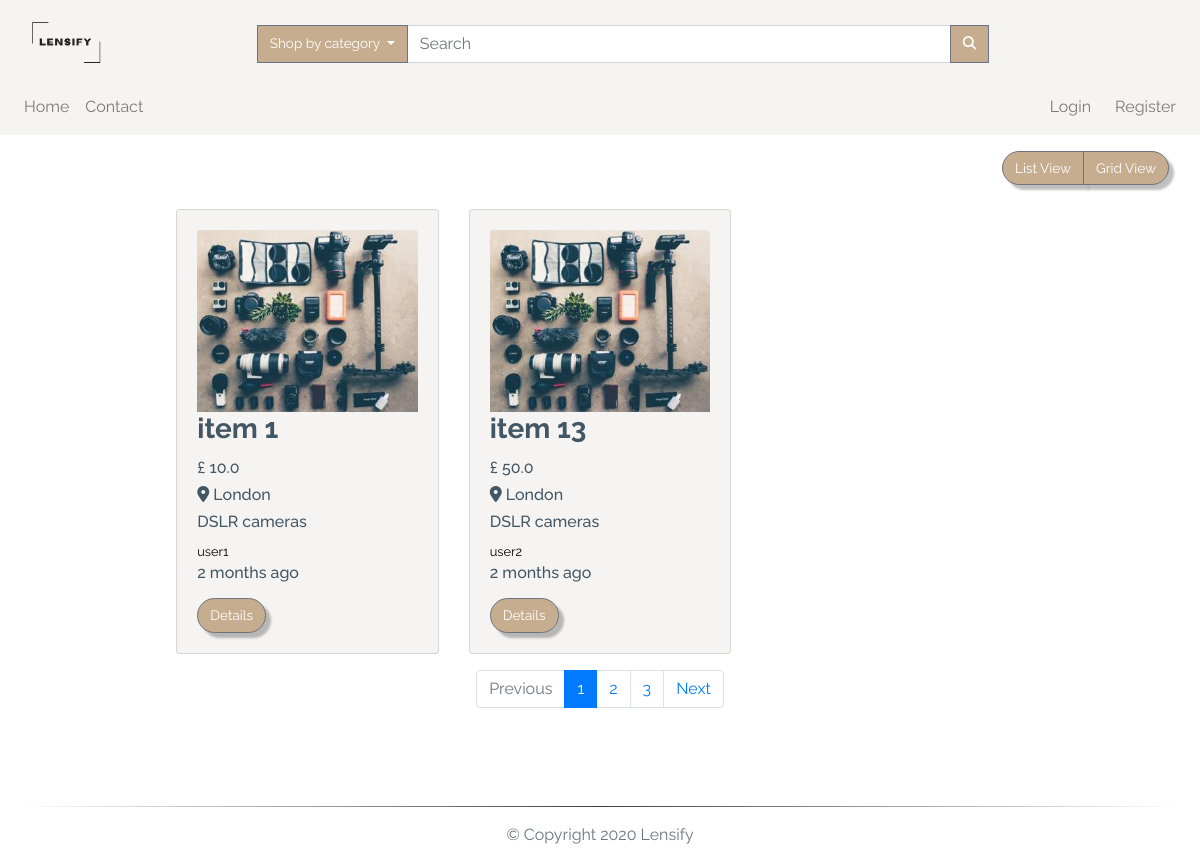
Before: /search/1 with the older database file.
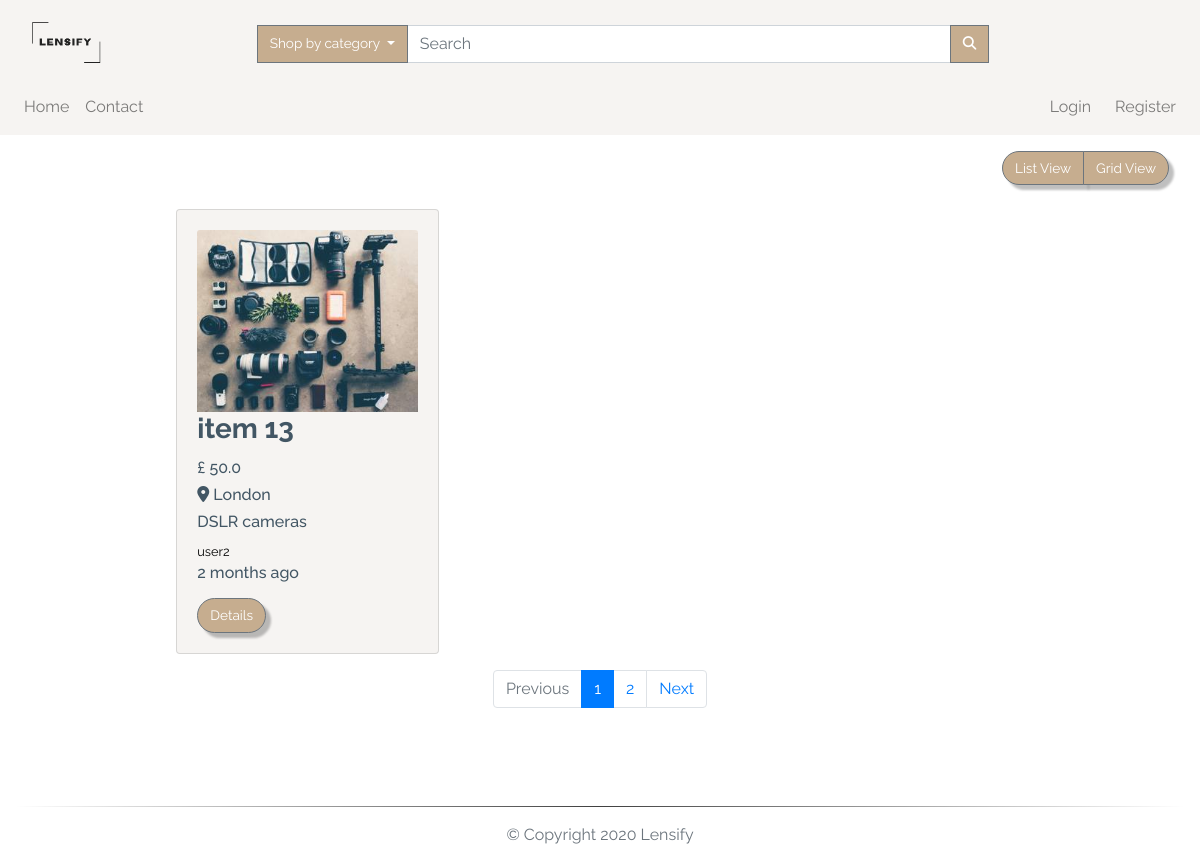
After: the same page with the newer database file.
### app/models.py (models this page shows, shortened)
class TimestampMixin(object):
    created_at = db.Column(db.DateTime, nullable=False,
                           default=datetime.utcnow)
    updated_at = db.Column(db.DateTime, onupdate=datetime.utcnow)

class ItemForSale(db.Model, TimestampMixin):
    __tablename__ = "for_sale"
    id = db.Column(db.Integer, primary_key=True)
    title = db.Column(db.String(100), nullable=False)
    description = db.Column(db.Text, nullable=False)
    quantity = db.Column(db.Integer, nullable=False, default=1)
    condition = db.Column(db.String(50), nullable=False)
    item_city = db.Column(db.String(50), nullable=False)
    price = db.Column(db.Float, nullable=False)
    item_views = db.Column(db.Integer, default=0)
    image_file = db.Column(Json(128), nullable=False,
                           default=['item.jpg'])
    sold = db.Column(db.Boolean, default=False)
    seller_id = db.Column(db.Integer, db.ForeignKey("users.id"))
    category_id = db.Column(db.Integer, db.ForeignKey("categories.id"))
    item_in_order = db.relationship(
        "OrderItem", backref="item", lazy="dynamic"
    )

class Category(db.Model, TimestampMixin):
    __tablename__ = "categories"
    id = db.Column(db.Integer, primary_key=True)
    name = db.Column(db.String(30), nullable=False, unique=True)
    item_cat = db.relationship(
        "ItemForSale", backref="category", lazy="dynamic")

class User(db.Model, TimestampMixin, UserMixin):
    __tablename__ = "users"
    id = db.Column(db.Integer, primary_key=True)
    first_name = db.Column(db.String(50), nullable=False)
    last_name = db.Column(db.String(50), nullable=False)
    username = db.Column(db.String(50), unique=True, nullable=False)
    email = db.Column(db.String(115), unique=True, nullable=False)
    image_file = db.Column(db.String(80), nullable=False,
                           default="default.jpg")
    password_hash = db.Column(db.String(60), nullable=False)
    items_for_sale = db.relationship(
        "ItemForSale", backref="seller", lazy="dynamic")
    orders = db.relationship("Order", backref="buyer", lazy=True)
    address = db.relationship(
        "Address", secondary="user_addresses", backref="user", lazy="dynamic"
    )
    followed = db.relationship(
        'User', secondary=followers,
        primaryjoin=(followers.c.follower_id == id),
        secondaryjoin=(followers.c.followed_id == id),
        backref=db.backref('followers', lazy='dynamic'), lazy='dynamic')
    reviewed = db.relationship(
        'Review', backref='user_reviewed', primaryjoin=(Review.user_reviewed_id == id), lazy="dynamic"
    )
    reviewer = db.relationship(
        'Review', backref='user_reviewer', primaryjoin=(Review.user_reviewer_id == id), lazy="dynamic"
    )

### app/routes.py (the view)
@app.route('/search/<cat_id>', methods=['GET', 'POST'])
@app.route('/search', methods=['GET', 'POST'])
def search(cat_id=None):
    page = request.args.get('page', 1, type=int)
    available_items = ItemForSale.query.paginate(
        page, app.config['LISTINGS_PER_PAGE'], False)
    if cat_id is None:
        target_string = request.form['search']
        listings = ItemForSale.query.filter(
            or_(
                ItemForSale.title.contains(target_string),
                ItemForSale.description.contains(target_string)
            )
        ).filter_by(sold=False).all()
        if target_string == '':
            search_msg = 'No record(s) found - displaying all records'
            color = 'danger'
        else:
            search_msg = f'{len(listings)} item(s) found'
            color = 'success'
    else:
        available_items = ItemForSale.query.join(
            Category, (ItemForSale.category_id == cat_id)).paginate(
            page, app.config['LISTINGS_PER_PAGE'], False)
        next_url = url_for('search', page=available_items.next_num) \
            if available_items.has_next else None
        prev_url = url_for('search', page=available_items.prev_num) \
            if available_items.has_prev else None
        return render_template("search.html", available_items=available_items.items,
                               next_url=next_url, prev_url=prev_url, page=page, page_num=available_items.iter_pages())
    return render_template("_search.html", title='Search result', listings=listings,
                           search_msg=search_msg, color=color)

### app/models.py (called while the page is built)
    def process_result_value(self, value, dialect):
        return json.loads(value)

### app/routes.py (called while the page is built)
@app.before_request
def before_request():
    if current_user.is_authenticated:
        current_user.updated_at = datetime.utcnow()
        db.session.commit()

@app.context_processor
def inject_categories():
    categories = Category.query.join(
        ItemForSale, (Category.id == ItemForSale.category_id)).filter_by(sold=False).all()
    return dict(categories=categories)

### app/templates/search.html
{% extends "layout.html" %}
{% block app_content %}
<div class="row">
  <div class="col-lg-12 my-3">
    <div class="float-right mr-3">
      <div class="btn-group">
        <button class="btn btn-secondary" id="list">
          List View
        </button>
        <button class="btn btn-secondary" id="grid">
          Grid View
        </button>
      </div>
    </div>
  </div>
</div>
<div id="products" class="row view-group w-75 mx-auto">
  {% for item in available_items %}
  <div class=" item col-12 col-md-6 col-lg-4 py-2">
    <div class="card custom-bg h-100">
      <div class="card-body">
        <img class="img-fluid card-img-top group list-group-image img-event"
          src="{{url_for('static', filename='img/items/' + item.image_file[0])}}" alt="" />
        <h3 class="card-title list-group-item-heading font-weight-bold ">{{item.title}}</h3>
        <small class="d-block font-weight-bold card-text">
          <h6>£ {{ item.price }}</h6>
        </small>
        <small class="font-weight-bold card-text">
          <h6 class="text-capitalize"><i class="fas fa-map-marker-alt"></i> {{item.item_city}}</h6>
        </small>
        <small class="card-text">
          <h6>{{ item.category.name }}</h6>
        </small>
        <small class="card-text">
          <a href="{{url_for('user', username=item.seller.username)}}">
            {{ item.seller.username }}
          </a>
        </small>
        <small class="card-text">
          <h6>{{ moment(item.created_at).fromNow() }}</h6>
        </small>
        <a href="{{url_for('item', item_id=item.id)}}" class="btn btn-secondary mt-2">
          Details
        </a>
      </div>
    </div>
  </div>
  {% endfor %}
  <nav aria-label="Page navigation" class="col-12 my-2">
    <ul class="pagination justify-content-center">
      <li class="page-item {% if not prev_url %} disabled {% endif %}">
        <a class="page-link" href="{{ prev_url }}" tabindex="-1">Previous</a>
      </li>
      {% for num in page_num %}
      {% if num %}
      <li class="page-item {% if page == num %} active {% endif %}"><a class="page-link"
          href="{{url_for('index', page=num)}}">{{ num }}</a></li>
      {% else %}
      <span class="page-item ellipsis">…</span>
      {% endif %}
      {% endfor %}
      <li class="page-item {% if not next_url %} disabled {% endif %}">
        <a class="page-link" href="{{ next_url }}">Next</a>
      </li>
    </ul>
  </nav>
</div>
{% endblock app_content %}

### app/templates/layout.html (shortened to what this page needs)
{% extends "bootstrap/base.html" %}
{% block styles %}
<link rel="stylesheet" href="https://stackpath.bootstrapcdn.com/bootstrap/4.5.0/css/bootstrap.min.css"
>
<link rel="stylesheet" href="https://cdnjs.cloudflare.com/ajax/libs/animate.css/3.7.0/animate.css" />
<link rel="stylesheet" href="{{url_for('.static', filename='css/styles.css')}}" />
{% endblock styles %}
{% block body %}
{% block navbar %}
<nav class="navbar navbar-expand-lg navbar-light custom-bg">
  <a href="{{url_for('index')}}" class="col-4 col-md-2 logo-container">
    <img class="navbar-brand img-fluid mt-2" src="{{url_for('.static', filename='img/logo.png')}}" alt="logo" />
  </a>
  <div class="collapse navbar-collapse pt-2 col-12 col-lg-9" id="search">
    <form class="form-inline col-12 input-group" method='POST' action="{{ url_for('search') }}">
      <div class="dropdown ml-3 input-group-append">
        <button class="btn btn-secondary dropdown-toggle no-radius" type="button" id="dropdownMenuButton"
          data-toggle="dropdown" aria-haspopup="true" aria-expanded="false">
          Shop by category
        </button>
      </div>
      <input class="form-control col-8 input-group-append" type="search" placeholder="Search" aria-label="Search" name="search" >
      <div class="input-group-append">
        <button class="btn btn-secondary no-radius" type="submit">
          <i class="fas fa-search"></i>
        </button>
      </div>
    </form>
  </div>
</nav>
<nav class="navbar navbar-expand-lg navbar-light custom-bg py-0">
  <div id="links" class="collapse navbar-collapse py-2">
    <div class="navbar-nav text-center">
      <a class="nav-item nav-link" href="{{url_for('index')}}">Home</a>
      <a class="nav-item nav-link" href="{{url_for('contact')}}">Contact</a>
    </div>
    <div class="navbar-nav ml-auto text-center">
      {% if current_user.is_authenticated %}
      <div class="dropdown">
        <a class="dropdown-toggle" type="button" id="dropdownMenuButton" data-toggle="dropdown" aria-haspopup="true"
          aria-expanded="false">
          Hello, {{current_user.first_name.capitalize()}}
        </a>
        <div class="dropdown-menu dropdown-menu-right text-center" aria-labelledby="dropdownMenuButton">
          <a class="dropdown-item" href="{{url_for('user', username=current_user.username)}}">
            Account
          </a>
          <a class="dropdown-item" href="{{url_for('user_settings')}}">
            Settings
          </a>
          <a class="dropdown-item" href="{{url_for('user_orders')}}">
            Orders
          </a>
          <a class="dropdown-item" href="{{url_for('new_item')}}">
            Sell
          </a>
          <a class="dropdown-item" href="{{url_for('logout')}}">Sign out</a>
        </div>
      </div>
      <div class="ml-3 text-center d-none d-lg-block" id="cart">
        <a href="{{url_for('cart')}}">
          <i class="fas fa-shopping-cart fa-lg"></i> ({{session['cart']|length}})
        </a>
      </div>
      {%else%}
      <a class="nav-item nav-link mr-2" href="{{url_for('login')}}">Login</a>
      <a class="nav-item nav-link" href="{{url_for('register')}}">Register</a>
      {%endif%}
    </div>
  </div>
</nav>
{% endblock navbar%}
{% block content %}
<main class="my-auto">
  <div class="container-fluid">
    {% block app_content %} {% endblock app_content %}
  </div>
</main>
{% endblock content%}
<footer class="footer navbar-fixed-bottom">
  <div class="container-fluid">
    <hr>
    <p class="text-muted pb-3 text-center">
      &copy;
      Copyright
      Lensify
    </p>
  </div>
</footer>
{% endblock body %}

### app/static/css/styles.css (style rules this page uses)
:root { --main-color: #fff; --second-color: #425664; --third-color: #f6f4f2; --fourth-color: #c6ad8f; }
*, *::before, *::after { margin: 0; padding: 0; box-sizing: border-box; list-style: none; text-decoration: none; }
body, html { background: var(--main-color); min-height: 100vh; width: 100%; color: var(--second-color); font-family: "Raleway", sans-serif; word-break: normal; }
html { position: relative; }
.footer { position: absolute; bottom: 0; width: 100%; height: 10px; }
a { color: black; text-decoration: none; cursor: pointer; }
ul { margin: 0; }
P { word-break: normal; }
hr { border: none; height: 1px; background-image: linear-gradient( to right, rgba(0, 0, 0, 0), rgba(0, 0, 0, 0.75), rgba(0, 0, 0, 0) ); }
.btn { font-size: 85%; white-space: nowrap; }
.btn-secondary { filter: drop-shadow(5px 5px 1px rgba(0, 0, 0, 0.25)); background-color: var(--fourth-color); border-radius: 20px; color: var(--main-color); }
.no-radius { filter: none; border-radius: 0px; color: var(--main-color); }
.custom-bg { background-color: var(--third-color); }
.logo-container img { width: 70px; height: 55px; }
.pagination { flex-wrap: wrap; }

Changed rows visible on the page:
removed ItemForSale: title "item 1", price "10.0", item_city "London", category.name "DSLR cameras", seller.username "user1", created_at "2 months ago"
Other visible differences:
list line gone: "3"
